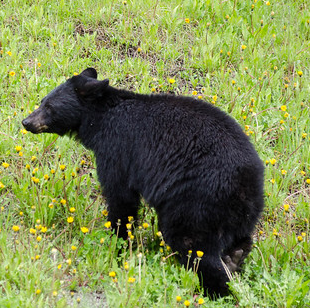
#> input picture img/bear.png, 310 x 308 px, found by its file name
$ python image_seg.py
#> lines starting #> are read from the running program, lines starting #| are printed output that depends on the picture; after the words box and inside, x2 and y2 are one past the last pixel; in counts of white or black regions, pixels touching at a corner belong together
import cv2
from PIL import Image
from scipy import sparse
import numpy as np
import math
import time


# 问题1：采样
def sampling(src="source/img/bear.png", dst="source/img/shuttle_blurred.png"):
    # 读取png文件
#> called with src = 'source/img/bear.png', dst = 'source/img/shuttle_blurred.png'
    img = cv2.imread(src)
#> img is the input picture: shape (308, 310, 3); mean B, G, R 79, 137.1, 124.3
    # 应用高斯模糊 要调
    # img_blurred = cv2.GaussianBlur(img, (7, 7), 3)  # 消除环境光?！！！！！！不然熊右上角是黑的呜呜呜呜-_-
    img_blurred = cv2.GaussianBlur(img, (11, 11), 11)  # 消除环境光?！！！！！！不然熊右上角是黑的呜呜呜呜-_-
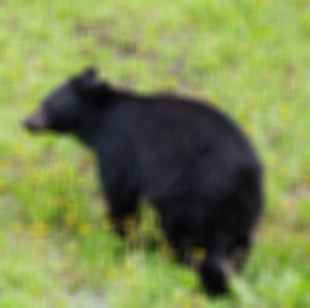
#> img_blurred: shape (308, 310, 3); mean B, G, R 79, 137.1, 124.3
    # 创建100x100图像
    img_sampled = cv2.resize(img_blurred, (100, 100))
    # 显示图像 这一步至少4s
    img = Image.fromarray(img_sampled)
    # img.show(img)  # 100*100图
    # img.save(dst)
    return img_sampled


def similarity_graph(img_sampled, w, h):
    # 颜色值归一化
    img_sampled = img_sampled / 255
    # # 初始化相似图，（i，j）和（k，l）的相似度
    # similarity_graph = np.zeros(( w,  h,  w,  h))
    # 记录coo_matrix数据
    S, D, row, col = [], [], [], []
    count = 0
    for i in range(w):
        for j in range(h):
            d = 0  # 记录度
            pos_ij = np.asarray([i / w, j / h])
            # pos_ij = np.asarray([i, j])
            # 选取范围问题很大！！！！！
            for k in range(w - 2, w + 2):
                for l in range(h - 2, h + 2):
                    k = (k + w) % w
                    l = (l + h) % h
                    # 去除自圈
                    if i == k and j == l:
                        continue
                    pos_kl = np.asarray([k / w, l / h])
                    # pos_kl = np.asarray([k, l])
                    # 将位置信息和颜色信息一起计算距离
                    # distances = np.insert(img_sampled[i, j], 0, pos_ij) - np.insert(
                    #     img_sampled[k, l], 0, pos_kl
                    # )
                    distances = img_sampled[i, j] - img_sampled[k, l]
                    s = math.exp(
                        -4 * (np.dot(distances, distances) + ((i - k) / w) ** 2 + ((j - l) / h) ** 2)
                    )
                    # 设置阈值t=0.5
                    # if s > 0.9:
                    # 记录coo_matrix数据
                    S.append(s)
                    row.append(i * h + j)  # i=row//h, j=row%h
                    col.append(k * h + l)
                    count += 1
                    # d += 1  # 这个sheep效果好，bear杂点比较多，shuttle比较好，但是这个要求高斯模糊开的高
                    d += s  # 这个bear比+1效果好
            if d != 0:
                D.append(math.pow(d, -0.5))  # 便于后续归一化
            else:
                D.append(d)
    # 计算平均度和边数
    # count = np.count_nonzero(similarity_graph)
    degree = count / (w * h)
    print("边数：", count)
    print("平均度：", degree)
    similarity_graph = sparse.coo_matrix((S, (row, col)), shape=(h * w, h * w))
    degree_matrix = sparse.coo_matrix(
        (D, ([i for i in range(h * w)], [i for i in range(h * w)])),
        shape=(h * w, h * w),
    )
    # print(similarity_graph)
    # print(degree_matrix)
    return similarity_graph, degree_matrix


def Laplacian_matrix(
    similarity_graph, degree_matrix, img_sampled, w, h, dst="source/img/bear_projection.png"
):
    # 计算Laplacian_matrix
    I = sparse.eye(w * h)
    # L = I - degree_matrix * similarity_graph * degree_matrix  # degree_matrix在上一问已处理，否则报NAN
    L_R = I + degree_matrix * similarity_graph * degree_matrix  # 将转化为半负定，最大的就是L的第二小的
    # L = degree_matrix - similarity_graph
    # 幂次法
    k = 500  # 迭代k次
    print("迭代次数k=", k)
    x_min = np.random.choice([1, -1], size=w * h)
    # x_max = np.random.choice([1, -1], size=w * h)
    for i in range(k):
        x_min = L_R * x_min
        # x_max = L * x_max
    x_min = x_min / math.sqrt(np.dot(x_min, x_min))
    # [7 lines of commented-out code are left out]
    img_projection = np.zeros((w, h))
    for i in range(w):
        for j in range(h):
            img_projection[i, j] = 5000000 * (x_min[i * h + j] ** 2)
            # img_projection[i, j] = 10000000 * (x_max[i * h + j] ** 2 + x_min[i * h + j] ** 2)

    print(img_projection)
    img = Image.fromarray(img_projection)
    img.show(img)
    # cv2.imwrite(dst, img_projection)
    return x_min


def kmeans(x, w, h, dst="source/img/bear_seg.png"):
    x = 10000 * x
    cluster = np.zeros((w, h))
    # print(x)
    k = 10
    m1 = x[0]
    m2 = x[w // 2 * h + h // 2]

    for t in range(k):
        m1_next = 0
        count1 = 0
        m2_next = 0
        count2 = 0
        for i in range(w):
            for j in range(h):
                if (x[i * h + j] - m1) ** 2 <= (x[i * h + j] - m2) ** 2:
                    cluster[i, j] = 1000000
                    m1_next += x[i * h + j]
                    count1 += 1
                else:
                    cluster[i, j] = 0
                    m2_next += x[i * h + j]
                    count2 += 1
        m1 = m1_next / count1
        m2 = m2_next / count2
    img = Image.fromarray(cluster)
    img.show(img)
    # cv2.imwrite(dst, cluster)


if __name__ == "__main__":
    # 开始时间
    start_time = time.perf_counter()

    # 问题1：采样
    img_sampled = sampling()
    # 结束时间
    end_time = time.perf_counter()
    print("至问题1程序运行时间：", end_time - start_time, "秒")

    # 计算长、高
    w = img_sampled.shape[0]
#> w = 100
    h = img_sampled.shape[1]
#> h = 100

    # 问题2：构造相似图，返回值为一个相似矩阵（稀疏）和度**-0.5矩阵
    S, D = similarity_graph(img_sampled, w, h)
#> after the loop in similarity_graph, `for i in range(w):`: D = 10000 values, max 3.9 at index 3232, min 0.49 at index 296, mean 0.916; S = 159984 items; count = 159984; k = 1; row = 159984 items
#> in similarity_graph, `degree = count / (w * h)`: degree = 16
#| 边数： 159984
#| 平均度： 15.9984
    # 结束时间
    end_time = time.perf_counter()
    print("至问题2程序运行时间：", end_time - start_time, "秒")

    # 问题3：计算L和其第二小特征值对应的向量，返回x
    x = Laplacian_matrix(S, D, img_sampled, w, h)
#> in Laplacian_matrix, `x_min = x_min / math.sqrt(np.dot(x_min, x_min))`: x_min = 10000 values, max 0.0134 at index 296, min 0.00168 at index 3232, mean 0.00936
#> after the loop in Laplacian_matrix, `for i in range(w):`:
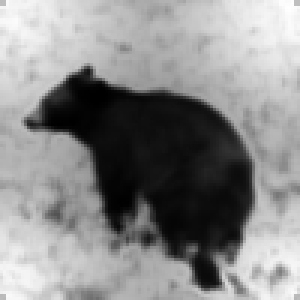
#> img_projection: shape (100, 100) float64 (shown 3 times larger); min 14.15, max 900.6, mean 500; drawn with min black and max white
#> (printed output is left out)
#> x has the same summary as x_min in Laplacian_matrix
    # 结束时间
    end_time = time.perf_counter()
    print("至问题3程序运行时间：", end_time - start_time, "秒")

    # 问题3：k-means
    kmeans(x, w, h)
#> in kmeans, `x = 10000 * x`: x = 10000 values, max 134.2 at index 296, min 16.82 at index 3232, mean 93.6
#> in kmeans, `m1 = x[0]`: m1 = 115.9
#> in kmeans, `m2 = x[w // 2 * h + h // 2]`: m2 = 39.65
#> after the loop in kmeans, `for t in range(k):`:
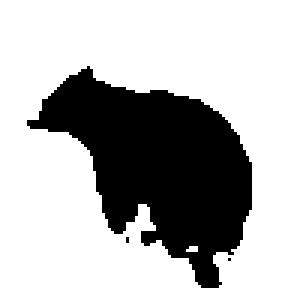
#> cluster: shape (100, 100) float64 (shown 3 times larger); values 0 (black) and 1000000 (white), 71.9% white; 3 black regions (2 under 20 px), largest, box (x1, y1, x2, y2) and area: (9, 22, 84, 96) 2809
    # 结束时间
    end_time = time.perf_counter()
    print("至问题4程序运行时间：", end_time - start_time, "秒")
